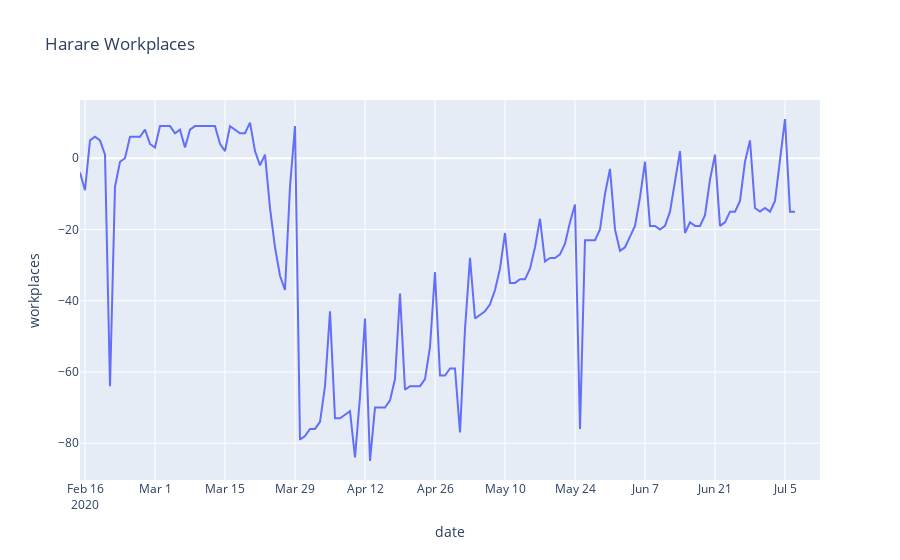

Notebook cell for this chart:
### Code cell
# Using plotly.express
import plotly.express as px

import pandas as pd


fig = px.line(zimmobility2, x='date', y='workplaces', range_x=['2020-02-15','2020-07-12'], title='Harare Workplaces',)

fig.show()

### Figure 1 — Plotly figure (JSON) as saved in the notebook; plotly's stock layout.template omitted (floating-point values rounded to 4 significant figures; data arrays with more than 128 entries replaced by an {"elided": "..."} marker saying what was removed)
{"data": [{"hovertemplate": "date=%{x}<br>workplaces=%{y}<extra></extra>", "legendgroup": "", "line": {"color": "#636efa", "dash": "solid"}, "mode": "lines", "name": "", "orientation": "v", "showlegend": false, "type": "scatter", "x": {"elided": "144 str values"}, "xaxis": "x", "y": {"elided": "144 int values"}, "yaxis": "y"}], "layout": {"legend": {"tracegroupgap": 0}, "title": {"text": "Harare Workplaces"}, "xaxis": {"anchor": "y", "domain": [0, 1], "range": ["2020-02-15", "2020-07-12"], "title": {"text": "date"}}, "yaxis": {"anchor": "x", "domain": [0, 1], "title": {"text": "workplaces"}}}}
